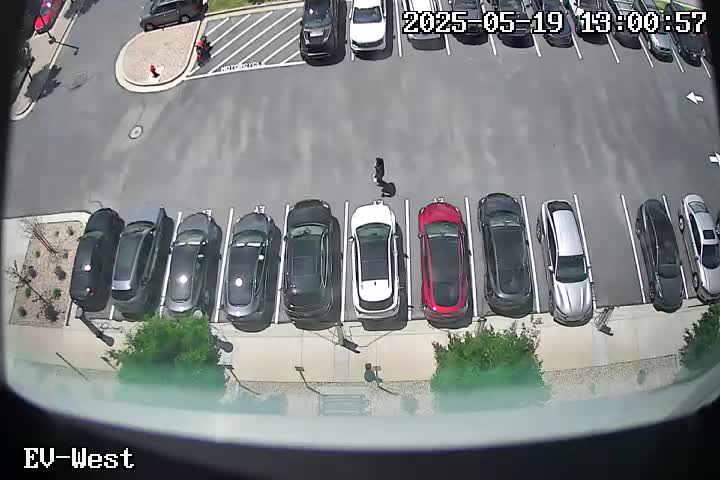
#> input picture images/stall1car.jpg, 720 x 480 px
$ python stallmindercv.py
#> lines starting #> are read from the running program, lines starting #| are printed output that depends on the picture; long printed decimals are rounded
from PIL import Image, ImageChops, ImageStat
import subprocess
import io
import time


# [60 lines left out: functions capture_frame, detect_change, threshold, not called in this run]


def main():
	interval = 15
	threshold = 50
	originX = 22  # Corner of curb, stall 1 lower left
	originY = 286
	empty_asphalt = (originX + 125, originY - 235, originX + 125 + 430, originY - 235 + 100)
	stalls = (
		(31, -101, 12, 81),
		(70, -98, 20, 71),
		(114, -101, 24, 76),
		(169, -106, 32, 85),
		(224, -110, 37, 90),
		(284, -113, 46, 90),
		(348, -115, 46, 90),
		(412, -117, 44, 90),
		(474, -119, 35, 90),
		(530, -122, 27, 90)
		)
	start_time = time.monotonic()
# [4 lines of commented-out code are left out]
	image_old = Image.open('images/stall1car.jpg').convert('RGB')
#> image_old is the input picture: PIL image 720x480 RGB; mean R, G, B 125.6, 128.9, 130.1
	image_new = Image.open('images/stall1nocar.jpg').convert('RGB')
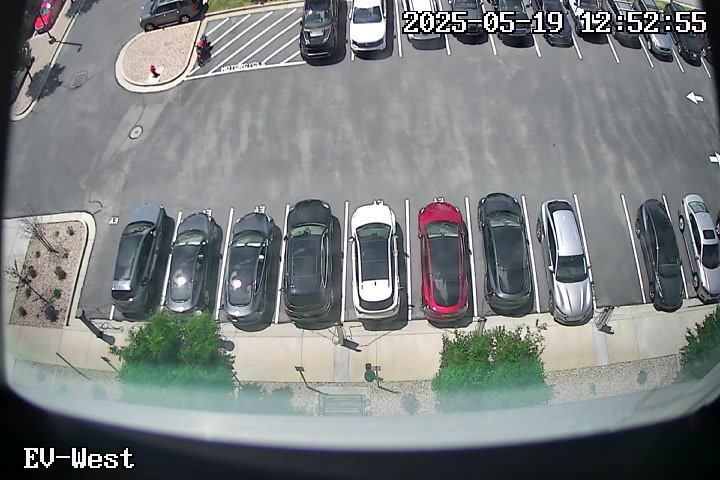
#> input picture images/stall1nocar.jpg, 720 x 480 px
#> image_new is the input picture: PIL image 720x480 RGB; mean R, G, B 123.6, 127.7, 128.2
	image_old = Image.open('images/cars1-3-6-8-9-10.jpg').convert('RGB')
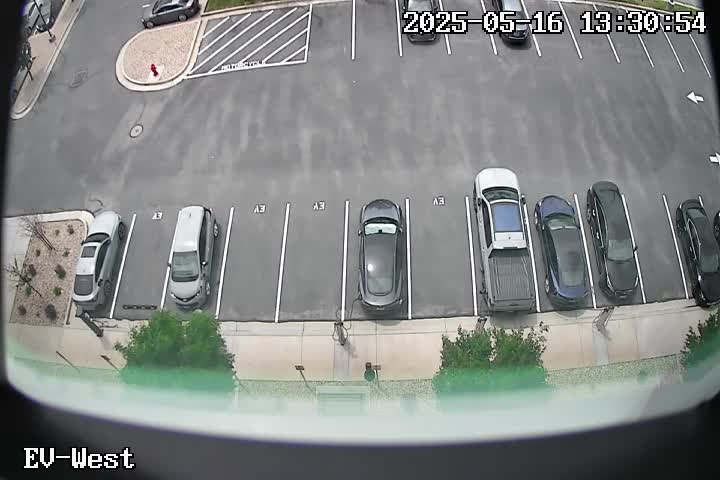
#> input picture images/cars1-3-6-8-9-10.jpg, 720 x 480 px
#> image_old is the input picture: PIL image 720x480 RGB; mean R, G, B 131.8, 135, 133.4
	image_empty_asphalt = image_new.crop(empty_asphalt)
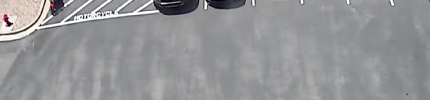
#> image_empty_asphalt: PIL image 430x100 RGB; mean R, G, B 148.8, 149, 151.2
	stats_asphalt = ImageStat.Stat(image_empty_asphalt)
	asphalt_color = (round(stats_asphalt.mean[0]), round(stats_asphalt.mean[1]), round(stats_asphalt.mean[2]))
#> asphalt_color = (149, 149, 151)
	print(f"Asphalt color: {asphalt_color}")
#| Asphalt color: (149, 149, 151)
	count = 1
	for stall in stalls:
		stall_box_left = originX + stall[0]
		stall_box_upper = originY + stall[1]
		stall_box_right = originX + stall[0] + stall[2]
		stall_box_lower = originY + stall[1] + stall[3]
		stall_area = stall[2] * stall[3]
		image_stall_old = image_old.crop((stall_box_left, stall_box_upper, stall_box_right, stall_box_lower))
		image_stall_new = image_new.crop((stall_box_left, stall_box_upper, stall_box_right, stall_box_lower))
		image_diff = ImageChops.difference(image_stall_old, image_stall_new)
		pixels = image_diff.getdata()
		changed_pixels = [p for p in pixels if sum(p) > threshold]
		changed_amount = round(len(changed_pixels) * 100 / stall_area)
		image_thresh = Image.eval(image_diff, lambda px: 0 if px < threshold else px)
		image_stats_new = ImageStat.Stat(image_stall_new)
		image_stats_old = ImageStat.Stat(image_stall_old)
		print(f"Box {count}: changed_amount: {changed_amount}, new mean: {image_stats_new.mean} old mean: {image_stats_old.mean}")
		image_new.paste(image_thresh, (stall_box_left, stall_box_upper, stall_box_right, stall_box_lower))
		count += 1
#> this loop made 10 passes
#> changed_amount on passes 1 to 10: 37, 62, 54, 52, 54, 52, 48, 57, 71, 57
#| Box 1: changed_amount: 37, new mean: [153.552, 149.537, 145.922] old mean: [157.689, 151.104, 146.008]
#| Box 2: changed_amount: 62, new mean: [155.254, 155.956, 156.418] old mean: [152.162, 156.999, 159.558]
#| Box 3: changed_amount: 54, new mean: [101.221, 110.660, 118.050] old mean: [143.685, 143.988, 145.615]
#| Box 4: changed_amount: 52, new mean: [115.335, 121.827, 126.534] old mean: [137.621, 140.452, 142.003]
#| Box 5: changed_amount: 54, new mean: [116.620, 123.104, 127.283] old mean: [149.851, 150.257, 150.217]
#| Box 6: changed_amount: 52, new mean: [116.739, 121.926, 125.179] old mean: [151.729, 152.066, 152.322]
#| Box 7: changed_amount: 48, new mean: [144.504, 147.571, 150.464] old mean: [133.454, 137.183, 139.607]
#| Box 8: changed_amount: 57, new mean: [133.461, 123.096, 130.075] old mean: [149.118, 150.302, 150.677]
#> (further printed lines are left out)
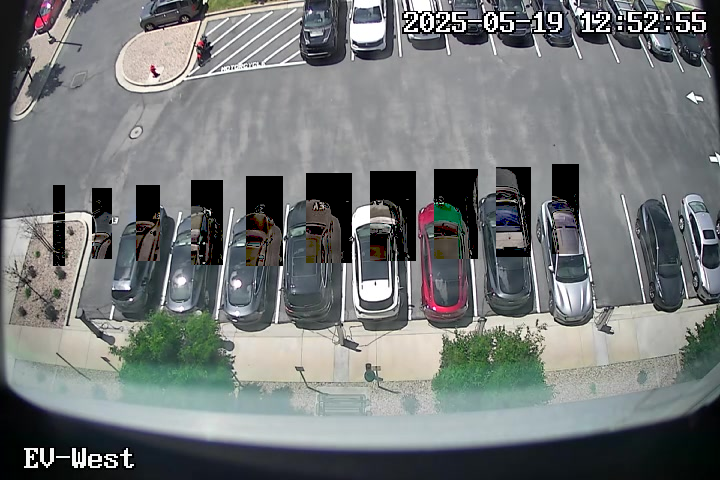
#> image_new: PIL image 720x480 RGB; mean R, G, B 116.1, 119.8, 119.9
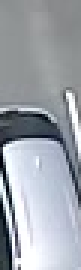
#> image_stall_new: PIL image 27x90 RGB (shown 3 times larger); mean R, G, B 158.6, 164.1, 171.7
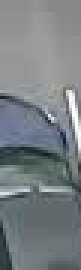
#> image_stall_old: PIL image 27x90 RGB (shown 3 times larger); mean R, G, B 120.7, 127.4, 131.6
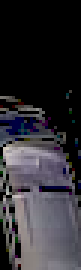
#> image_thresh: PIL image 27x90 RGB (shown 3 times larger); mean R, G, B 49, 47.2, 52.5
#> after the loop, count = 11
	image_new.save('debug.jpg')

if __name__ == "__main__":
	main()
